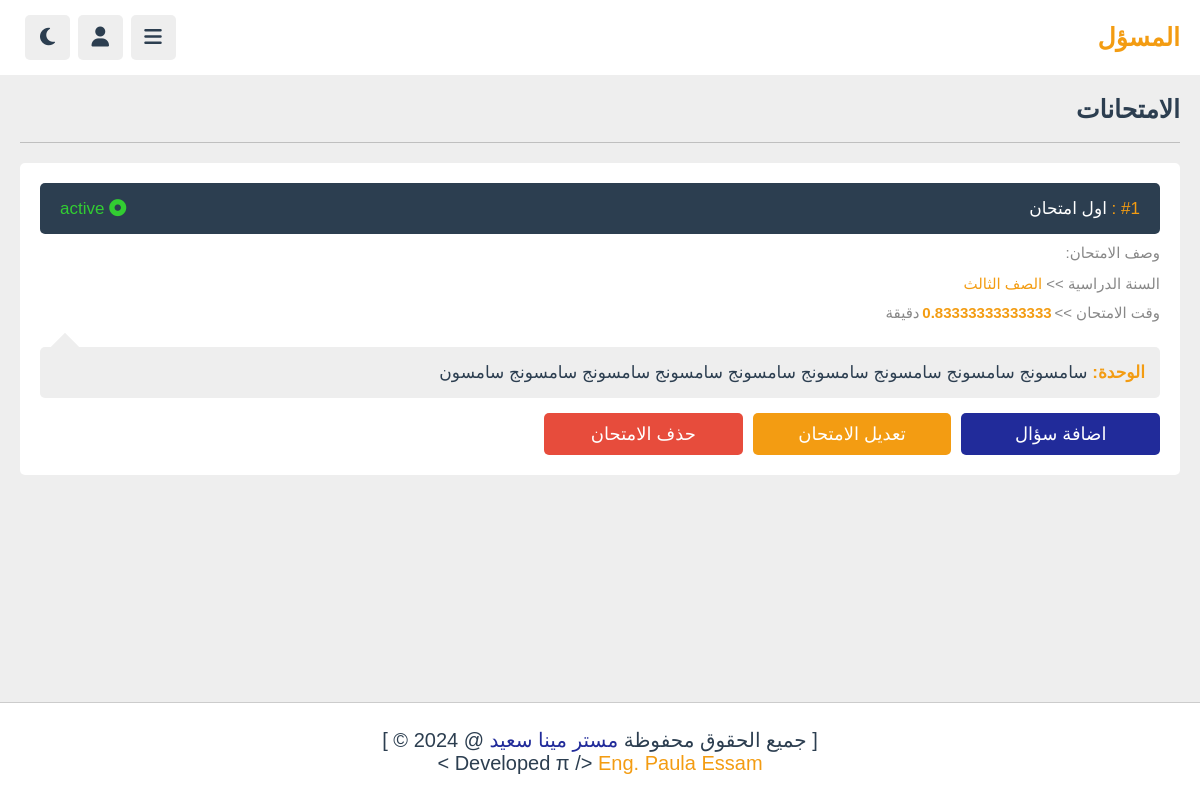
The app's page /admin/exams.php (signed in) with its own data.
### tables this page shows
CREATE TABLE `exam_name` (
  `exam_id` int(11) NOT NULL,
  `tutor_id` varchar(20) NOT NULL,
  `exam_title` varchar(50) NOT NULL,
  `exam_description` varchar(100) NOT NULL,
  `playlist_id` varchar(20) NOT NULL,
  `exam_time` int(11) NOT NULL,
  `year` tinyint(4) NOT NULL,
  `status` varchar(20) NOT NULL
);

CREATE TABLE `playlist` (
  `id` varchar(20) NOT NULL,
  `tutor_id` varchar(20) NOT NULL,
  `title` varchar(100) NOT NULL,
  `description` varchar(1000) NOT NULL,
  `thumb` varchar(100) NOT NULL,
  `year` tinyint(4) NOT NULL,
  `date` date NOT NULL DEFAULT current_timestamp(),
  `status` varchar(20) NOT NULL DEFAULT 'deactive'
);

### admin/exams.php (the view, shortened to what this page needs)
<?php
include '../components/connect.php';
if (isset($_COOKIE['tutor_id'])) {
    $tutor_id = $_COOKIE['tutor_id'];
}
else {
    $tutor_id = '';
    header("Location: login.php");
    exit();
}
?>
<!DOCTYPE html>
<html lang="en">
<head>
    <link rel="stylesheet" href="https://cdnjs.cloudflare.com/ajax/libs/font-awesome/6.2.0/css/all.min.css">
    <link rel="stylesheet" href="../css/admin_style.css">
</head>
<body>
<?php
include '../components/admin_header.php';
?>
<section class="comments">
    <h1 class="heading">الامتحانات</h1>
        <?php
        $i=1;
            $select_exams = $conn->prepare("SELECT * FROM `exam_name` WHERE tutor_id = ? ORDER BY exam_id DESC");
            $select_exams->execute([$tutor_id]);
            if ($select_exams->rowCount() > 0) {
                while($fetch_exam = $select_exams->fetch(PDO::FETCH_ASSOC)){
                    $exam_id = $fetch_exam['exam_id'];
                    if ($fetch_exam['year'] == 1){
                        $year = 'الصف الاول';
                    } elseif ($fetch_exam['year'] == 2){
                        $year = 'الصف الثاني';
                    }elseif ($fetch_exam['year'] == 3){
                        $year = 'الصف الثالث';
                    }
                    $playlist_id = $fetch_exam['playlist_id'];
                    $select_playlist = $conn->prepare("SELECT * FROM `playlist` WHERE id = ?");
                    $select_playlist->execute([$playlist_id]);
                    $fetch_playlist = $select_playlist->fetch(PDO::FETCH_ASSOC);
        ?>
    <div class="box-container">
                <div class="box">
                    <div class="comment-content">
                        <p>
                            <span style="color: #f39c12">#<?= $i;?> : </span>
                            <?= $fetch_exam['exam_title'];?>
                        </p>
                        <div>
                            <i class="fas fa-circle-dot" style="color:<?php if($fetch_exam['status'] == 'active'){echo'limegreen';}else{echo'red';}?>"></i>
                            <span style="color:<?php if($fetch_exam['status'] == 'active'){echo'limegreen';}else{echo'red';}?>"><?= $fetch_exam['status'];?></span>
                        </div>
                    </div>
                    <div class="user">
                        <div>
                            <span>وصف الامتحان: </span>
                            <h3><?=$fetch_exam['exam_description'];?></h3><br>
                            <span>السنة الدراسية >> <span style="color:#f39c12;"><?=$year;?></span></span><br><br>
                            <span>وقت الامتحان >></span>
                            <span style="color: #f39c12; font-weight: bold ">  <?=($fetch_exam['exam_time'] * 50) / 60;?></span>
                            <span> دقيقة</span>
                        </div>
                    </div>
                    <p class="comment-box"> <span style="color: #f39c12; font-weight: bold"> الوحدة: </span><?= $fetch_playlist['title'];?></p>
                    <form action="" method="post" class="flex-btn" style="width: 55%">
                        <a href="add_questions.php?get_id=<?=$exam_id?>" class="btn">اضافة سؤال </a>
                        <a href="update_exam.php?get_id=<?=$exam_id?>" class="option-btn">تعديل الامتحان</a>
                        <input type="submit" name="delete_exam" value="حذف الامتحان" class="delete-btn" onclick="return confirm('delete this exam?');">
                    </form>
                </div>
    </div>
                <br>
                <?php
                $i++;
            }
        }
        else{
            echo '<p class="empty">لم يتم اضافة امتحانات !</p>';
        }
        ?>
</section>
<?php
include '../components/footer.php';
?>
</body>
</html>

### css/admin_style.css (style rules this page uses)
:root { --main-color:#212b9a; --red: #e74c3c; --orange: #f39c12; --white:#fff; --black:#2c3e50; --light-color:#888; --light-bg:#eee; --border: .1rem solid rgba(0,0,0,.2); }
* { font-family: 'Nunito', sans-serif; margin: 0; padding: 0; box-sizing: border-box; outline: none; border: none; text-decoration: none; }
html { font-size: 62.5%; overflow-x: hidden; }
body { direction: rtl; background-color: var(--light-bg); padding-bottom: 9rem; padding-right: 30rem; }
section { padding: 2rem; max-width: 1200px; margin: 0 auto; }
.heading { padding-bottom: 1.8rem; border-bottom: var(--border); font-size: 2.5rem; color: var(--black); text-transform: capitalize; margin-bottom: 2rem; }
.btn, .option-btn, .delete-btn, .inline-btn, .inline-option-btn, .inline-delete-btn { border-radius: .5rem; padding: 1rem 3rem ; font-size: 1.8rem; color:#fff; margin-top: 1rem; text-transform: capitalize; cursor: pointer; text-align: center; }
.btn, .option-btn, .delete-btn { display: block; width: 100%; }
.btn, .inline-btn { background-color: var(--main-color); }
.inline-option-btn, .option-btn { background-color: var(--orange); }
.inline-delete-btn, .delete-btn { background-color: var(--red); }
.flex-btn { display: flex; gap: 1rem; }
.comments .box-container { display: grid; gap: 2.5rem; background-color: var(--white); border-radius: .5rem; padding: 2rem; }
.comments .box-container .box .user { display: flex; align-items: center; gap: 1.5rem; }
.comments .box-container .box .user { padding-bottom: 1rem; }
.comments .box-container .box .user span { font-size: 1.5rem; color: var(--light-color); }
.comments .box-container .box .comment-box { background-color: var(--light-bg); border-radius: .5rem; position: relative; font-size: 1.7rem; color: var(--black); padding: 1.5rem; margin: .5rem 0; margin-top: 1.5rem; white-space: pre-line; }
.comments .box-container .box .comment-box::before { content: ""; position: absolute; top: -1rem;left: 1.5rem; height: 2rem; width: 2rem; transform: rotate(45deg); background-color: var(--light-bg); }
.comments .box-container .box .comment-content { background-color: var(--black); padding: 1.5rem 2rem; border-radius: .5rem; margin-bottom: 1rem; display: flex; gap: 1rem; align-items: center; justify-content: space-between; font-size: 1.7rem; }
.comments .box-container .box .comment-content p { color: var(--white); }
@media (max-width: 1200px) { body { padding-right: 0; } }

### records on screen
exam_name: exam_title "اول امتحان", status "active", year "الصف الثالث", ($fetch_exam['exam_time']*50)/60 "0.83333333333333", playlist.title "سامسونج سامسونج سامسونج سامسونج سامسونج سامسونج سامسونج سامسونج سامسون"
